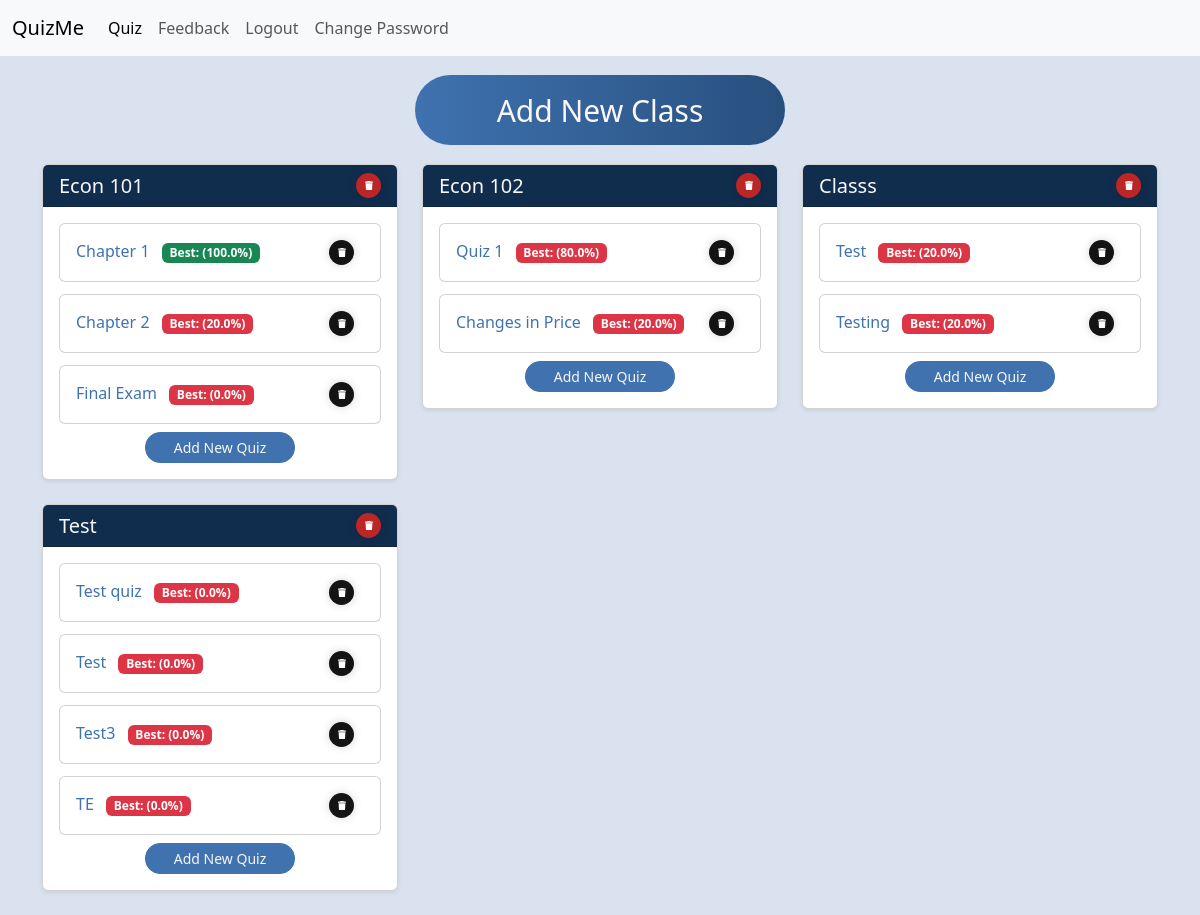
/quiz-selector (signed in), run on the app's committed database.
### main.py (models this page shows)
class ClassList(db.Model):
    __tablename__ = "class_list"
    id: Mapped[int] = mapped_column(Integer, primary_key=True)
    user_id: Mapped[int] = mapped_column(Integer, db.ForeignKey("users.id"))
    class_name: Mapped[str] = mapped_column(String(250), unique=False, nullable=False)

class Quiz(db.Model):
    __tablename__ = "quizzes"
    id: Mapped[int] = mapped_column(Integer, primary_key=True)
    user_id: Mapped[int] = mapped_column(Integer, db.ForeignKey("users.id"))
    quiz_json: Mapped[str] = mapped_column(JSON())
    title: Mapped[str] = mapped_column(String())
    class_name: Mapped[str] = mapped_column(String(250), unique=False, nullable=False)
    total_questions: Mapped[int] = mapped_column(Integer)
    best_score: Mapped[int] = mapped_column(Integer)

### main.py (the view)
@app.route('/quiz-selector', methods=["GET", "POST"])
def quiz_selector():
    form = NoteInput()
    class_list = ClassList.query.filter_by(user_id=current_user.id).all()
    quizzes = Quiz.query.filter_by(user_id=current_user.id).all()
    return render_template("quiz_selector.html", form=form, class_list=class_list, quizzes=quizzes)

### main.py (called while the page is built)
@login_manager.user_loader
def load_user(user_id):
    return db.get_or_404(User, user_id)

### templates/quiz_selector.html (shortened to what this page needs)
{% include "header.html" %}
{% block content %}
<div class="container mt-4">
    <div class="text-center mb-3">
        <button type="button" class="create_class_button" data-bs-toggle="modal" data-bs-target="#addClassModal">
            Add New Class
        </button>
    </div>
    {% if class_list %}
        <div class="row">
            {% for class in class_list %}
            <div class="col-md-4 mb-4">
                <div class="card shadow-sm">
                    <div class="card-header d-flex justify-content-between align-items-center">
                        <h5 class="card-title mb-0">{{ class.class_name }}</h5>
                        <div class="d-flex gap-2">
                            <form action="{{ url_for('delete_class', class_name=class.class_name) }}" method="POST" onsubmit="return confirm('Are you sure you want to delete this class?');" class="m-0">
                                <button type="submit" class="delete_class_button" aria-label="Delete class">
                                    <svg viewBox="0 0 448 512" class="svgIcon">
                                        <path d="M135.2 17.7L128 32H32C14.3 32 0 46.3 0 64S14.3 96 32 96H416c17.7 0 32-14.3 32-32s-14.3-32-32-32H320l-7.2-14.3C307.4 6.8 296.3 0 284.2 0H163.8c-12.1 0-23.2 6.8-28.6 17.7zM416 128H32L53.2 467c1.6 25.3 22.6 45 47.9 45H346.9c25.3 0 46.3-19.7 47.9-45L416 128z" />
                                    </svg>
                                </button>
                            </form>
                        </div>
                    </div>
                    <div class="card-body">
                        {% set class_quizzes = quizzes|selectattr('class_name', 'equalto', class.class_name)|list %}
                        {% if class_quizzes %}
                            <div class="row g-2">
                                {% for quiz in class_quizzes %}
                                <div class="col-12 mb-1">
                                    <div class="card">
                                        <div class="card-body">
                                            <div class="d-flex justify-content-between align-items-center">
                                                <h6 class="card-title mb-0">
                                                    <a href="{{ url_for('quiz', quiz_id=quiz.id) }}" class="text-decoration-none">
                                                        {{ quiz.title }}
                                                    </a>
                                                        <span class="badge {% if (quiz.best_score / quiz.total_questions * 100)|round == 100 %}bg-success{% else %}bg-danger{% endif %} ms-2">Best: ({{ (quiz.best_score / quiz.total_questions * 100)|round }}%)</span>
                                                </h6>
                                                <form action="{{ url_for('delete_quiz', quiz_id=quiz.id) }}" method="POST" onsubmit="return confirm('Are you sure you want to delete this quiz?');">
                                                    <button type="submit" class="delete_quiz_button" aria-label="Delete quiz">
                                                        <svg viewBox="0 0 448 512" class="svgIcon">
                                                            <path d="M135.2 17.7L128 32H32C14.3 32 0 46.3 0 64S14.3 96 32 96H416c17.7 0 32-14.3 32-32s-14.3-32-32-32H320l-7.2-14.3C307.4 6.8 296.3 0 284.2 0H163.8c-12.1 0-23.2 6.8-28.6 17.7zM416 128H32L53.2 467c1.6 25.3 22.6 45 47.9 45H346.9c25.3 0 46.3-19.7 47.9-45L416 128z" />
                                                        </svg>
                                                    </button>
                                                </form>
                                            </div>
                                        </div>
                                    </div>
                                </div>
                                {% endfor %}
                            </div>
                            <div class="text-center mt-1">
                                <button type="button" class="add_quiz_button btn btn-sm btn-primary" data-bs-toggle="modal" data-bs-target="#createQuizModal" data-class-name="{{ class.class_name }}">
                                    Add New Quiz
                                </button>
                            </div>
                        {% else %}
                        <div class="text-center mt-1">
                            <button type="button" class="add_quiz_button btn btn-sm btn-primary" data-bs-toggle="modal" data-bs-target="#createQuizModal" data-class-name="{{ class.class_name }}">
                                Add New Quiz
                            </button>
                        </div>
                        {% endif %}
                    </div>
                </div>
            </div>
            {% endfor %}
        </div>
    {% else %}
        <div class="text-center mt-4">
            <h3 class="mb-4">No Classes Added Yet</h3>
            <p>Click the button above to add your first class!</p>
        </div>
    {% endif %}
</div>
{% endblock %}

### static/css/style.css (style rules this page uses)
:root { --primary-color: #F9F7F7; --secondary-color: #DBE2EF; --tertiary-color: #3F72AF; --quaternary-color: #112D4E; }

### data on the page
ClassList: class_name "Econ 101"
Quiz: title "Chapter 1", (quiz.best_score/quiz.total_questions*100)|round "100.0"
Quiz: title "Chapter 2", (quiz.best_score/quiz.total_questions*100)|round "20.0"
Quiz: title "Final Exam", (quiz.best_score/quiz.total_questions*100)|round "0.0"
ClassList: class_name "Econ 102"
Quiz: title "Quiz 1", (quiz.best_score/quiz.total_questions*100)|round "80.0"
Quiz: title "Changes in Price", (quiz.best_score/quiz.total_questions*100)|round "20.0"
ClassList: class_name "Classs"
Quiz: title "Test", (quiz.best_score/quiz.total_questions*100)|round "20.0"
Quiz: title "Testing", (quiz.best_score/quiz.total_questions*100)|round "20.0"
ClassList: class_name "Test"
Quiz: title "Test quiz", (quiz.best_score/quiz.total_questions*100)|round "0.0"
Quiz: title "Test", (quiz.best_score/quiz.total_questions*100)|round "0.0"
Quiz: title "Test3", (quiz.best_score/quiz.total_questions*100)|round "0.0"
Quiz: title "TE", (quiz.best_score/quiz.total_questions*100)|round "0.0"
